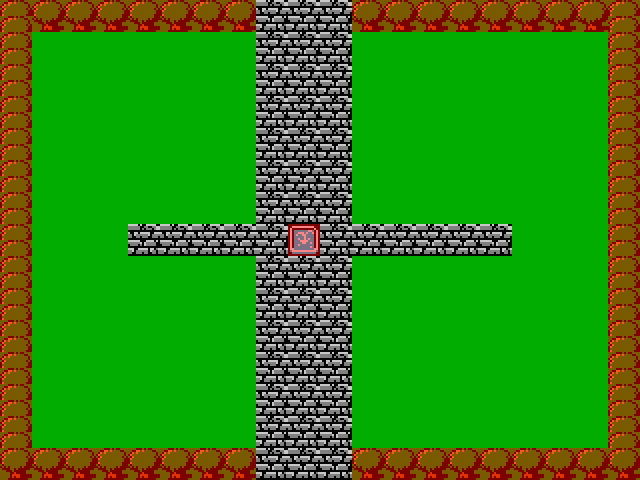

The image is a tile-based game level rendered from a .tmx file. Its description and source (layers, tilesets, objects; grid data summarised) follow:
An orthogonal 20x15 tile map with 32x32 px tiles, 2 tile layers (Calque Normal, Collision), 2 tilesets and 7 objects (NPC, Claudia, Woman, Griswold, Inn, ...).

<map version="1.0" orientation="orthogonal" width="20" height="15" tilewidth="32" tileheight="32">
 <tileset firstgid="1" name="tileset" tilewidth="32" tileheight="32">
  <image source="tileset.png" trans="ff00ff" width="192" height="288" />
 </tileset>
 <tileset firstgid="55" name="tileset special" tilewidth="32" tileheight="32">
  <image source="tileset special.png" trans="ffffff" width="64" height="32" />
 </tileset>
 <layer name="Calque Normal" width="20" height="15">
  <data>[300 cells, 300 non-empty, 5 distinct tile ids]</data>
 </layer>
 <layer name="Collision" width="20" height="15" opacity="0.48">
  <data>[300 cells, 61 non-empty, 1 distinct tile ids]</data>
 </layer>
 <objectgroup name="NPC" width="20" height="15">
  <object name="boy1" type="NPC" x="288" y="128" width="32" height="32">
   <properties>
    <property name="sprite" value="man1" />
   </properties>
  </object>
  <object name="Claudia" x="320" y="224" width="32" height="32">
   <properties>
    <property name="direction" value="LEFT" />
    <property name="regainDirection" value="true" />
    <property name="sprite" value="lady1" />
   </properties>
  </object>
  <object name="Woman" x="96" y="352" width="32" height="32">
   <properties>
    <property name="sprite" value="woman8" />
   </properties>
  </object>
  <object name="Griswold" x="480" y="192" width="32" height="32">
   <properties>
    <property name="sprite" value="man7" />
   </properties>
  </object>
  <object name="Inn" x="480" y="256" width="32" height="32">
   <properties>
    <property name="direction" value="UP" />
    <property name="sprite" value="woman4" />
   </properties>
  </object>
  <object name="Steve" x="224" y="192" width="32" height="32">
   <properties>
    <property name="direction" value="UP" />
    <property name="sprite" value="man4" />
   </properties>
  </object>
  <object name="JobMaster" x="128" y="192" width="32" height="32">
   <properties>
    <property name="sprite" value="man8" />
   </properties>
  </object>
 </objectgroup>
</map>